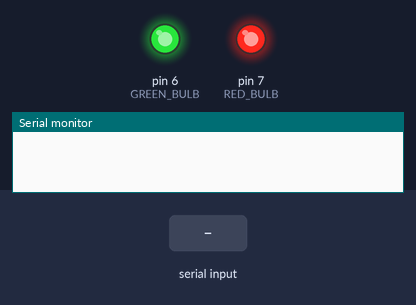
Recording of a sketch running on a simulated Arduino Uno, built with avr-gcc and run on an emulated ATmega328P. Parts: output pins drawn as LEDs (lit = HIGH), the last lines printed to the serial monitor. Inputs (shaded band) come from the test bench.

Above: at 1.2 s.
1.3 s: "1" received over Serial
At 2.6 s:
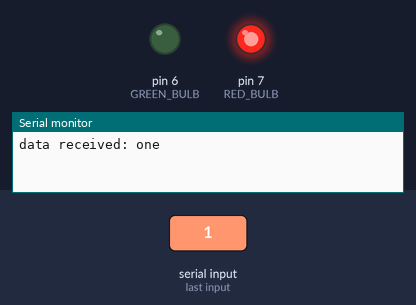
Timing chart, 0 to 7.8 s (numbered marks = the images above; inputs shaded):
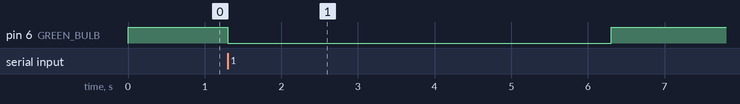

The sketch:

main.ino
```cpp
int GREEN_BULB = 6; // '1'
int RED_BULB = 7; // '0'
int incomingByte = 0;   // for incoming serial data
// Store ascii values of 1s and 0s
int ONE = '1';
int ZERO = '0';
int GLOW_TIME = 5000; // Time for which the blub glows

void setup() {
  pinMode(GREEN_BULB, OUTPUT);
  pinMode(RED_BULB, OUTPUT);
  Serial.begin(9600);
  digitalWrite(GREEN_BULB, HIGH);
  digitalWrite(RED_BULB, HIGH);
}

void glowGreenBulb() {
  digitalWrite(GREEN_BULB, LOW);
  delay(GLOW_TIME);
  digitalWrite(GREEN_BULB, HIGH);
}

void glowRedBulb() {
  digitalWrite(RED_BULB, LOW);
  delay(GLOW_TIME);
  digitalWrite(RED_BULB, HIGH);
}

void loop() {
  if (Serial.available() > 0) {
    // read the incoming byte:
    incomingByte = Serial.read();

    // say what you got:
    Serial.print("data received: ");
    if (incomingByte == ONE) {
      Serial.println("one");
      glowGreenBulb();
    } else if (incomingByte == ZERO) {
      Serial.println("zero");
      glowRedBulb();
    }
  }
}
```

Measured:
- after the input at 1.3 s, pin 6 (GREEN_BULB): HIGH → LOW at once, → HIGH 5.0 s later
